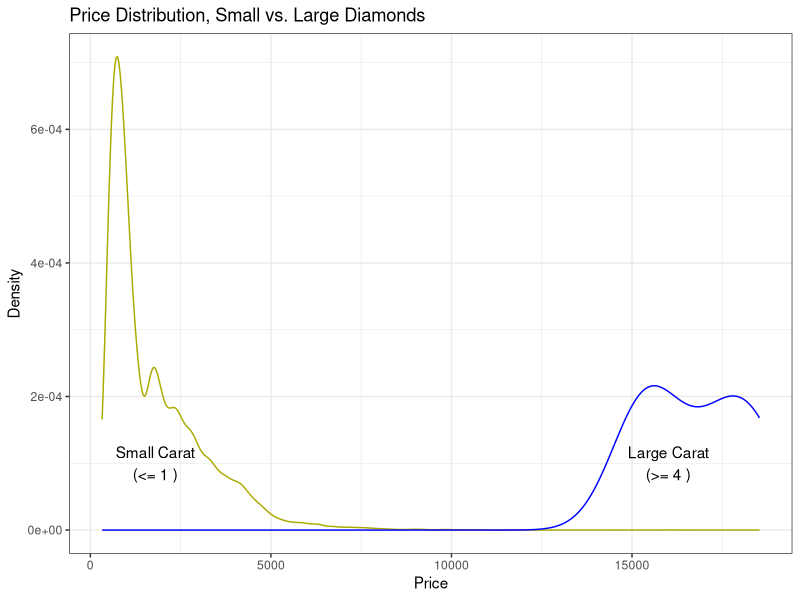
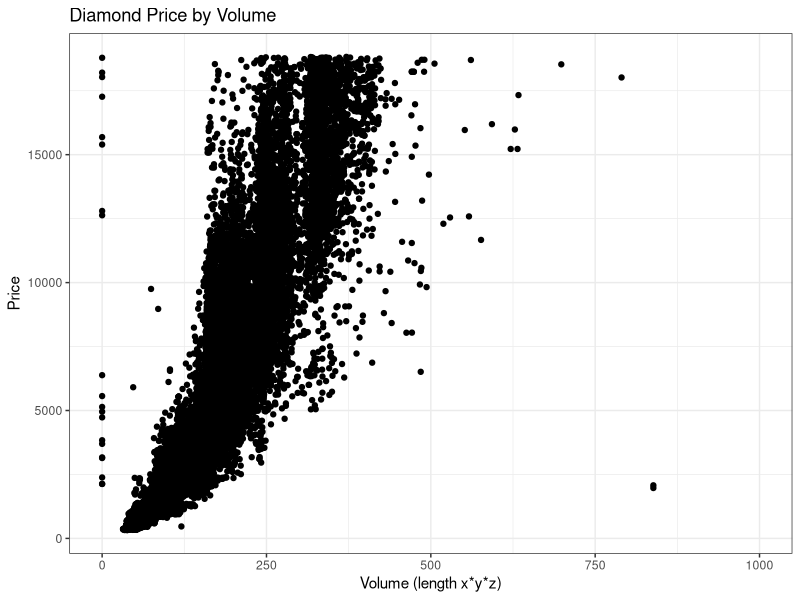
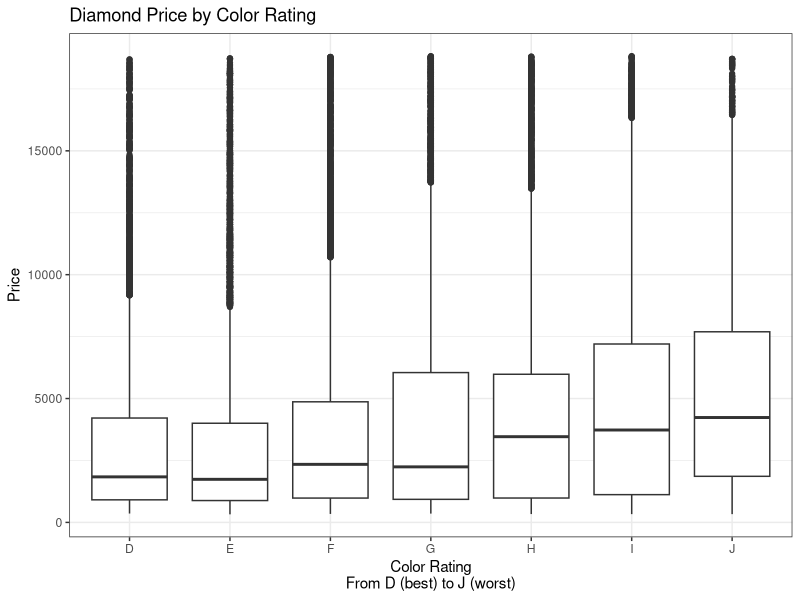
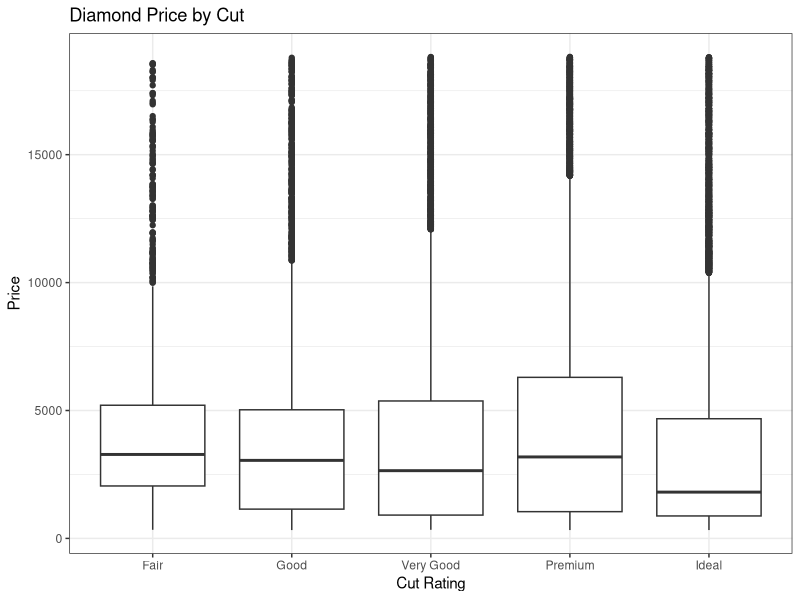
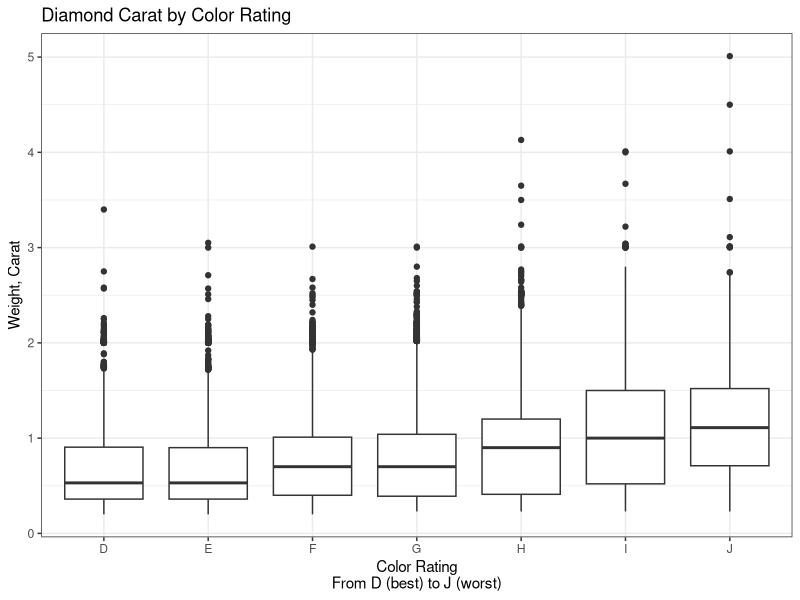
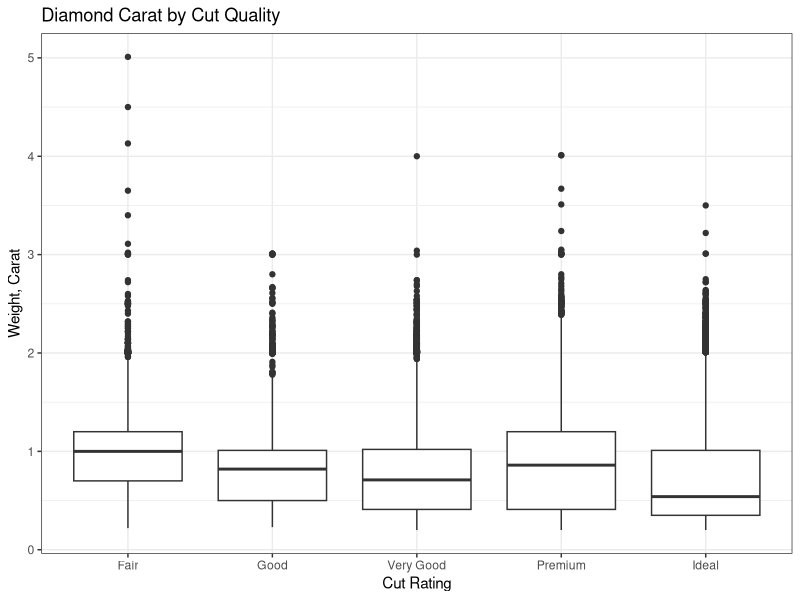

These figures' R source, in order:
## ---- chunk 1
knitr::opts_chunk$set(echo = TRUE)

library(tidyverse)
library(dplyr)
library(ggrepel)
## ---- chunk 2
sized = mutate(diamonds,
  size = case_when(
   carat <= 1 ~ "Small Carat\n(<= 1 )",
   carat >= 4 ~ "Large Carat\n(>= 4 )",
   TRUE ~ "middle"
  )) %>% filter(size != "middle")
sizes = sized %>% group_by(size) %>% summarise(price=mean(carat))
colors = c("#AAAA00","blue")

ggplot(data=diamonds,aes(x=price)) + 
  geom_density(data=filter(diamonds,carat<=1),color=colors[1]) + 
  geom_density(data=filter(diamonds,carat>=4),color=colors[2]) +
  geom_text(data=sizes,aes(label=size,y=10^-4,x=c(16000,1800))) +
  xlab("Price") + ylab("Density") + ggtitle("Price Distribution, Small vs. Large Diamonds") +
  theme_bw()

ggplot(data=mutate(diamonds,volume = x*y*z),aes(x=volume,y=price)) +
  geom_point() + xlim(c(0,1000)) + ggtitle ("Diamond Price by Volume") +
  xlab("Volume (length x*y*z)") + ylab("Price") + theme_bw()

## ---- chunk 3
ggplot(data=diamonds,aes(x=color,y=price)) + geom_boxplot() +
ggtitle("Diamond Price by Color Rating") + xlab("Color Rating\nFrom D (best) to J (worst)") +
ylab("Price") + theme_bw() 

ggplot(data=diamonds,aes(x=cut,y=price)) + geom_boxplot() +
  ggtitle("Diamond Price by Cut") + xlab("Cut Rating") +
  ylab("Price") + theme_bw() 
## ---- chunk 4
ggplot(data=diamonds,aes(x=color,y=carat)) + geom_boxplot() +
  ggtitle("Diamond Carat by Color Rating") + xlab("Color Rating\nFrom D (best) to J (worst)") +
  ylab("Weight, Carat") +
  theme_bw()

ggplot(data=diamonds,aes(x=cut,y=carat)) + geom_boxplot() +
  ggtitle("Diamond Carat by Cut Quality") + xlab("Cut Rating") +
  ylab("Weight, Carat") +
  theme_bw()
